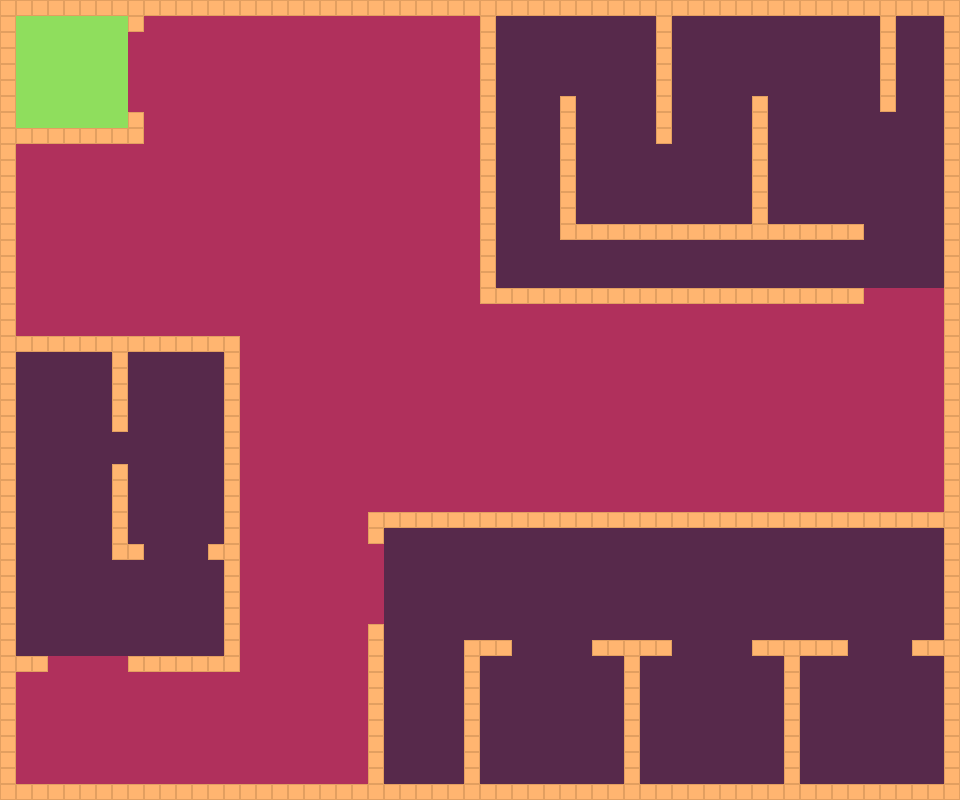

Tiled map render using the project's own tile images. Description and the map definition, with tile-layer contents summarised, below:
An orthogonal 60x50 tile map with 16x16 px tiles, 2 tile layers (floor, walls), 2 tilesets and 28 objects (23x Waypoint, 3x EnemySpawn, PlayerSpawn, Door).

<map version="1.10" tiledversion="1.12.2" orientation="orthogonal" renderorder="right-down" width="60" height="50" tilewidth="16" tileheight="16" infinite="0" nextlayerid="5" nextobjectid="35">
 <properties>
  <property name="goalType" value="kill_all" />
 </properties>
 <tileset firstgid="1" source="floorTest.tsx" />
 <tileset firstgid="4" source="wallsTest.tsx" />
 <layer id="1" name="floor" width="60" height="50">
  <data>[3000 cells, 2543 non-empty, 3 distinct tile ids]</data>
 </layer>
 <objectgroup id="3" name="objects">
  <object id="1" name="PlayerSpawn" type="PlayerSpawn" x="72" y="72">
   <point />
  </object>
  <object id="2" name="MazePath" type="EnemySpawn" x="528" y="224">
   <properties>
    <property name="enemyType" type="int" value="1" />
    <property name="facingAngle" type="float" value="90" />
    <property name="patrolPath" type="int" value="1" />
    <property name="weaponId" type="int" value="1" />
   </properties>
   <point />
  </object>
  <object id="3" name="RoomsPath" type="EnemySpawn" x="552" y="712">
   <properties>
    <property name="enemyType" type="int" value="1" />
    <property name="facingAngle" type="float" value="90" />
    <property name="patrolPath" type="int" value="2" />
    <property name="weaponId" type="int" value="1" />
   </properties>
   <point />
  </object>
  <object id="4" name="DoorPath" type="EnemySpawn" x="176" y="448">
   <properties>
    <property name="enemyType" type="int" value="1" />
    <property name="facingAngle" type="float" value="180" />
    <property name="patrolPath" type="int" value="3" />
    <property name="weaponId" type="int" value="1" />
   </properties>
   <point />
  </object>
  <object id="12" name="Maze1" type="Waypoint" x="528" y="56">
   <properties>
    <property name="order" type="int" value="0" />
    <property name="pathId" type="int" value="1" />
   </properties>
   <point />
  </object>
  <object id="13" name="Maze2" type="Waypoint" x="616" y="56">
   <properties>
    <property name="order" type="int" value="1" />
    <property name="pathId" type="int" value="1" />
   </properties>
   <point />
  </object>
  <object id="14" name="Maze3" type="Waypoint" x="616" y="184">
   <properties>
    <property name="order" type="int" value="2" />
    <property name="pathId" type="int" value="1" />
   </properties>
   <point />
  </object>
  <object id="15" name="Maze4" type="Waypoint" x="712" y="184">
   <properties>
    <property name="order" type="int" value="3" />
    <property name="pathId" type="int" value="1" />
   </properties>
   <point />
  </object>
  <object id="16" name="Maze5" type="Waypoint" x="712" y="56">
   <properties>
    <property name="order" type="int" value="4" />
    <property name="pathId" type="int" value="1" />
   </properties>
   <point />
  </object>
  <object id="17" name="Maze6" type="Waypoint" x="824" y="56">
   <properties>
    <property name="order" type="int" value="5" />
    <property name="pathId" type="int" value="1" />
   </properties>
   <point />
  </object>
  <object id="18" name="Maze7" type="Waypoint" x="824" y="186">
   <properties>
    <property name="order" type="int" value="6" />
    <property name="pathId" type="int" value="1" />
   </properties>
   <point />
  </object>
  <object id="19" name="Maze8" type="Waypoint" x="904" y="184">
   <properties>
    <property name="order" type="int" value="7" />
    <property name="pathId" type="int" value="1" />
   </properties>
   <point />
  </object>
  <object id="20" name="Maze9" type="Waypoint" x="904" y="264">
   <properties>
    <property name="order" type="int" value="8" />
    <property name="pathId" type="int" value="1" />
   </properties>
   <point />
  </object>
  <object id="21" name="Maze10" type="Waypoint" x="528" y="264">
   <properties>
    <property name="order" type="int" value="9" />
    <property name="pathId" type="int" value="1" />
   </properties>
   <point />
  </object>
  <object id="22" name="Rooms1" type="Waypoint" x="552" y="584">
   <properties>
    <property name="order" type="int" value="0" />
    <property name="pathId" type="int" value="2" />
   </properties>
   <point />
  </object>
  <object id="29" name="Rooms7" type="Waypoint" x="552" y="584">
   <properties>
    <property name="order" type="int" value="6" />
    <property name="pathId" type="int" value="2" />
   </properties>
   <point />
  </object>
  <object id="31" name="Door1" type="Waypoint" x="64" y="448">
   <properties>
    <property name="order" type="int" value="0" />
    <property name="pathId" type="int" value="3" />
   </properties>
   <point />
  </object>
  <object id="32" name="Door2" type="Waypoint" x="64" y="600">
   <properties>
    <property name="order" type="int" value="1" />
    <property name="pathId" type="int" value="3" />
   </properties>
   <point />
  </object>
  <object id="33" name="Door3" type="Waypoint" x="176" y="602">
   <properties>
    <property name="order" type="int" value="2" />
    <property name="pathId" type="int" value="3" />
   </properties>
   <point />
  </object>
  <object id="34" name="Door4" type="Waypoint" x="176" y="448">
   <properties>
    <property name="order" type="int" value="3" />
    <property name="pathId" type="int" value="3" />
   </properties>
   <point />
  </object>
  <object id="30" name="Rooms8" type="Waypoint" x="552" y="712">
   <properties>
    <property name="order" type="int" value="7" />
    <property name="pathId" type="int" value="2" />
   </properties>
   <point />
  </object>
  <object id="23" name="Rooms2" type="Waypoint" x="712" y="584">
   <properties>
    <property name="order" type="int" value="1" />
    <property name="pathId" type="int" value="2" />
   </properties>
   <point />
  </object>
  <object id="25" name="Rooms4" type="Waypoint" x="712" y="584">
   <properties>
    <property name="order" type="int" value="3" />
    <property name="pathId" type="int" value="2" />
   </properties>
   <point />
  </object>
  <object id="26" name="Rooms5" type="Waypoint" x="872" y="584">
   <properties>
    <property name="order" type="int" value="4" />
    <property name="pathId" type="int" value="2" />
   </properties>
   <point />
  </object>
  <object id="28" name="Rooms6" type="Waypoint" x="872" y="584">
   <properties>
    <property name="order" type="int" value="5" />
    <property name="pathId" type="int" value="2" />
   </properties>
   <point />
  </object>
  <object id="27" name="Rooms5" type="Waypoint" x="872" y="712">
   <properties>
    <property name="order" type="int" value="4" />
    <property name="pathId" type="int" value="2" />
   </properties>
   <point />
  </object>
  <object id="24" name="Rooms3" type="Waypoint" x="712" y="712">
   <properties>
    <property name="order" type="int" value="2" />
    <property name="pathId" type="int" value="2" />
   </properties>
   <point />
  </object>
 </objectgroup>
 <objectgroup id="4" name="doors">
  <object id="5" name="Door1" type="Door" x="112" y="432" width="16" height="32">
   <properties>
    <property name="doorId" type="int" value="1" />
    <property name="initialState" value="closed" />
    <property name="orientation" value="vertical" />
   </properties>
  </object>
 </objectgroup>
 <layer id="2" name="walls" width="60" height="50">
  <data>[3000 cells, 458 non-empty, 1 distinct tile ids]</data>
 </layer>
</map>
